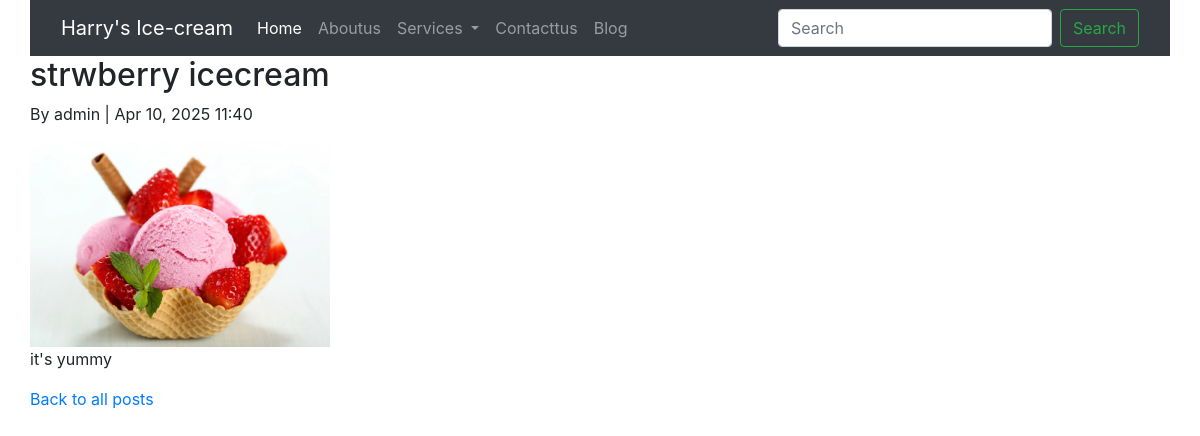
Page /blog/post/1/ on the committed database.
### blog/models.py (models this page shows, shortened)
class BlogPost(models.Model):
    title = models.CharField(max_length=200)
    body = models.TextField()
    image = models.ImageField(upload_to='blog_images/', blank=True, null=True)
    author = models.ForeignKey(User, on_delete=models.CASCADE)
    created_at = models.DateTimeField(auto_now_add=True)

### blog/views.py (the view)
# urls.py: path('post/<int:pk>/', views.blog_detail, name='blog_detail'),
def blog_detail(request, pk):
    post = get_object_or_404(BlogPost, pk=pk)
    return render(request, 'blog_detail.html', {'post': post})

### blog/templates/blog_detail.html (shortened to what this page needs)
{% extends "base.html" %}
{% block content %}
  <h2>{{ post.title }}</h2>
  <p>By {{ post.author.username }} | {{ post.created_at|date:"M d, Y H:i" }}</p>
  {% if post.image %}
    <img src="{{ post.image.url }}" alt="Blog Image" style="max-width: 300px;">
  {% endif %}
  <p>{{ post.body }}</p>
  <p><a href="{% url 'blog_list' %}">Back to all posts</a></p>
{% endblock %}

### rows in the picture
BlogPost: title "strwberry icecream", author.username "admin", created_at "Apr 10, 2025 11:40", image (picture), body "it's yummy"
